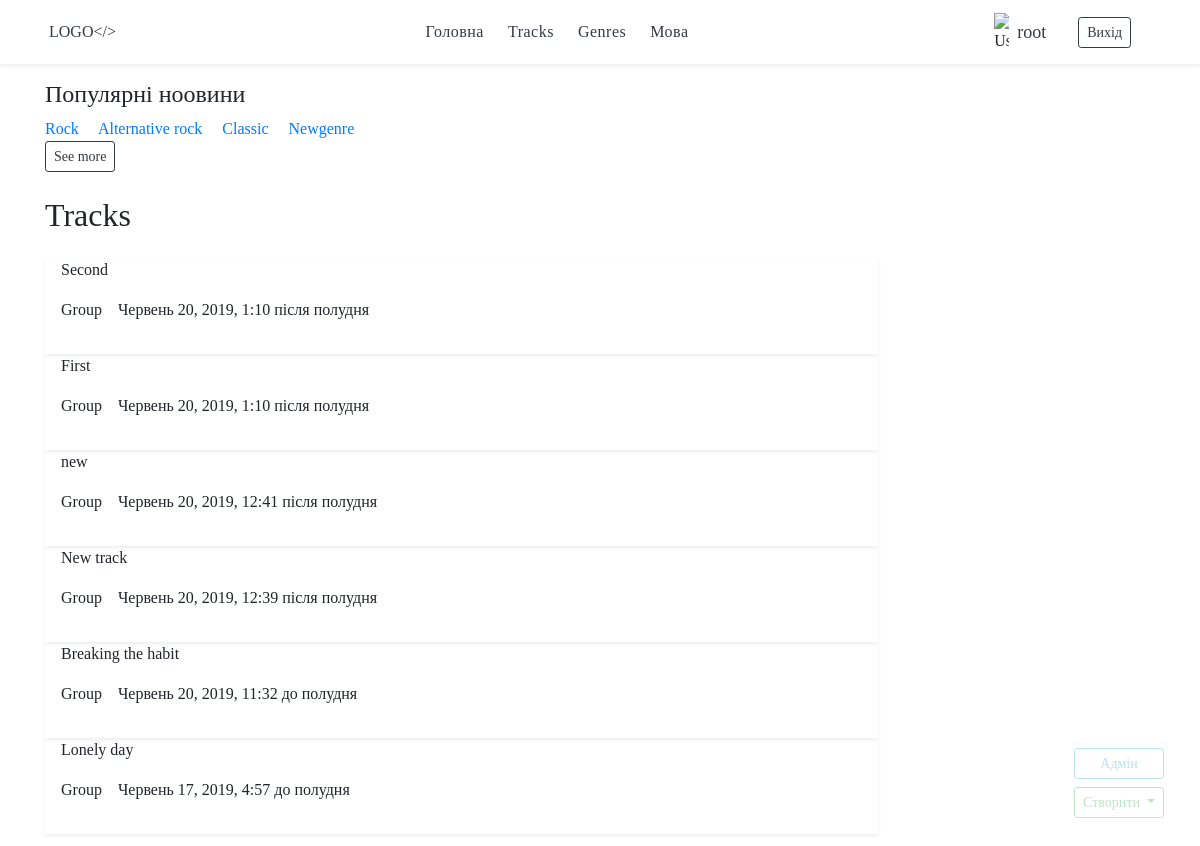
/uk/tracks/tracks/ (signed in), run on the app's committed database.
### tracks/models.py (models this page shows, shortened)
class Genre(models.Model):
    title = models.CharField(max_length=30, unique=True)
    slug = models.SlugField()
    def get_absolute_url(self):
        return reverse('genre_detail_url', kwargs={'slug': self.slug})
    class Meta:
        verbose_name_plural = "Genres"

class Tracks(models.Model):
    title = models.CharField(max_length=150, db_index=True)
    slug = models.SlugField()
    performer = models.CharField(max_length=150, db_index=True)
    genres = models.ManyToManyField('Genre', blank=True, related_name='tracks')
    data_pub = models.DateTimeField(auto_now_add=True)
    def get_absolute_url(self):
        return reverse('track_detail_url', kwargs={'slug': self.slug})
    class Meta:
        verbose_name_plural = "Tracks"

### tracks/views.py (the view)
# urls.py: path('tracks/', tracks_list, name='tracks_list_url'),
def tracks_list(request):
    tracks = Tracks.objects.all().order_by('-data_pub')
    genres = Genre.objects.all()[:10]
    return render(request, 'tracks/index.html',
                  context={'tracks': tracks,
                           'genres': genres,
                           'manage_panel': True,
                           'manage_panel_UD': False})

### tracks/templates/tracks/index.html (shortened to what this page needs)
{% extends 'tracks/base_service.html' %}
{% load i18n %}
{% block content %}
    <div class="track-list container my-3">
        <div class="track-genres popular-genres">
            <h4>{% trans 'Popular theme' %}</h4>
            {% for genre in genres %}
                <a href="{{ genre.get_absolute_url }}" class="text-decoration-none pl-0 pr-3">{{ genre.title }}</a>
            {% endfor %}
		</div>
		<div class="track-genres popular-genres">
            <a class="text-decoration-none btn btn-outline-dark btn-sm" href="{% url "genres_list_url" %}">See more</a>
        </div>
        <h2 class="page-name py-2 my-3 w-75">{% trans 'Tracks' %}</h2>
        {% for track in tracks %}
            {% include 'tracks/includes/base_track_card.html' %}
        {% endfor %}
    </div>
{% endblock %}

### tracks/templates/tracks/base_service.html (shortened to what this page needs)
{% extends 'base.html' %}
{% load auth_extras %}
{% load i18n %}
{% block admin-panel %}
    {% if user.is_staff or user|has_group:'Admin' %}
        <a href="/admin/" class="btn btn-outline-info btn-sm mb-2">{% trans 'Admin' %}</a>
    {% endif %}
    {% if user.is_staff or user|has_group:'Manager' or user|has_group:'Admin'%}
        <div class="btn-group mb-2">
            <button type="button" class="btn btn-outline-success btn-sm dropdown-toggle" data-toggle="dropdown"
                    aria-haspopup="true"
                    aria-expanded="false">
                {% trans 'Create' %}
            </button>
        </div>
    {% endif %}
{% endblock %}

### templates/base.html (shortened to what this page needs)
{% load static %}
{% load auth_extras %}
{% load i18n %}
<!doctype html>
<html lang="en">
<head>
    {% load static %}
    <link rel="stylesheet" href="{% static '/css/style.css' %}">
    <link rel="stylesheet" href="https://stackpath.bootstrapcdn.com/bootstrap/4.3.1/css/bootstrap.min.css"
>
</head>
<body>
<nav class="bg-white shadow-sm sticky-top p-1">
    <div class="container mx-auto d-flex justify-content-between align-items-center">
        <a class="menu-logo text-decoration-none text-dark text-uppercase p-1 "
           href="{% url 'tracks_list_url' %}">Logo&lt;/&gt;</a>
        <div class="main-menu d-flex justify-content-around p-1 mx-auto">
            <a class="text-decoration-none text-dark" href="{% url 'top_list_url' %}">{% trans 'Home' %}</a>
            <a class="text-decoration-none text-dark" href="{% url 'tracks_list_url' %}">{% trans 'Tracks' %}</a>
            <a class="text-decoration-none text-dark" href="{% url 'genres_list_url' %}">{% trans 'Genres' %}</a>
            <a class="dropdown-select text-dark text-decoration-none text-capitalize" data-toggle="dropdown"
               aria-haspopup="true"
               aria-expanded="false">
                {% trans 'Lang' %}
            </a>
        </div>
        <div class="user-system">
            {% if user.is_authenticated %}
                <div class="d-flex justify-content-between align-items-center">
                    <img src="/media/images/avatar.svg" alt="{% trans 'Username' %}"
                         style="width: 15px; align-self: center; margin-top:1%;">
                    <a href="" class="mx-2 text-dark text-decoration-none"
                       style="font-size: 18px;">{{ user.get_username }}</a>
                    <a href="{% url 'logout' %}" class="btn btn-outline-dark btn-sm mx-4">{% trans 'Logout' %}</a>
                </div>
            {% else %}
                <a href="{% url 'login' %}" class="btn btn-outline-dark btn-sm">{% trans 'Login' %}</a>
                <a href="{% url 'register' %}" class="btn btn-outline-dark btn-sm">{% trans 'Sign up' %}</a>
            {% endif %}
        </div>
    </div>
</nav>
{% block content %}{% endblock %}
{% if user.is_authenticated %}
    <div class="data_manager d-flex flex-column">
        {% block admin-panel %}
        {% endblock %}
    </div>
{% endif %}
</body>
</html>

### tracks/templates/tracks/includes/base_track_card.html (shortened to what this page needs)
<div class="tracks-card d-flex shadow-sm w-75">
    <div class="tracks_desc">
        <p class="title" onclick="location.href='{{ track.get_absolute_url }}'">{{ track.title }}</p>
        <div class="common_inf d-flex">
            <p class="group mr-3">Group</p>
            <p>{{ track.data_pub }}</p>
        </div>
    </div>
</div>

### static/css/style.css (style rules this page uses)
* { margin: 0; padding: 0; font-family: 'Times New Roman', sans-serif; }
nav { position: relative; z-index: 10; }
nav .main-menu > * { font-weight: 300; letter-spacing: 0.5px; border: 2px solid transparent; padding: 10px; }
.data_manager { position: fixed; bottom: 3vh; right: 3vw; opacity: 0.3; transition: 0.3s all; }

### data on the page
Genre: title "Rock"
Genre: title "Alternative rock"
Genre: title "Classic"
Genre: title "Newgenre"
Tracks: title "Second", data_pub "Червень 20, 2019, 1:10 після полудня"
Tracks: title "First", data_pub "Червень 20, 2019, 1:10 після полудня"
Tracks: title "new", data_pub "Червень 20, 2019, 12:41 після полудня"
Tracks: title "New track", data_pub "Червень 20, 2019, 12:39 після полудня"
Tracks: title "Breaking the habit", data_pub "Червень 20, 2019, 11:32 до полудня"
Tracks: title "Lonely day", data_pub "Червень 17, 2019, 4:57 до полудня"

### other printed values
{{ user.get_username }} "root"
